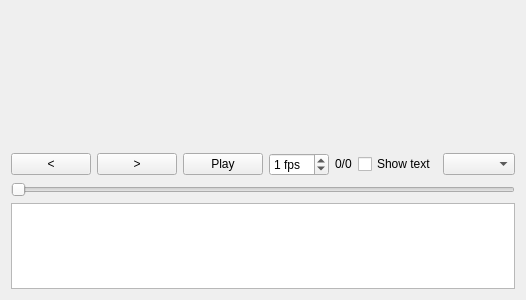
<?xml version="1.0" encoding="UTF-8"?>
<ui version="4.0">
 <class>Form</class>
 <widget class="QWidget" name="Form">
  <property name="geometry">
   <rect>
    <x>0</x>
    <y>0</y>
    <width>400</width>
    <height>300</height>
   </rect>
  </property>
  <property name="sizePolicy">
   <sizepolicy hsizetype="Expanding" vsizetype="Expanding">
    <horstretch>0</horstretch>
    <verstretch>0</verstretch>
   </sizepolicy>
  </property>
  <property name="windowTitle">
   <string>Form</string>
  </property>
  <layout class="QVBoxLayout" name="verticalLayout_2">
   <item>
    <widget class="QLabel" name="image">
     <property name="sizePolicy">
      <sizepolicy hsizetype="Ignored" vsizetype="Ignored">
       <horstretch>0</horstretch>
       <verstretch>0</verstretch>
      </sizepolicy>
     </property>
     <property name="text">
      <string/>
     </property>
     <property name="scaledContents">
      <bool>true</bool>
     </property>
    </widget>
   </item>
   <item>
    <layout class="QVBoxLayout" name="verticalLayout">
     <item>
      <layout class="QHBoxLayout" name="horizontalLayout">
       <item>
        <widget class="QPushButton" name="prev">
         <property name="text">
          <string>&lt;</string>
         </property>
        </widget>
       </item>
       <item>
        <widget class="QPushButton" name="next">
         <property name="text">
          <string>&gt;</string>
         </property>
        </widget>
       </item>
       <item>
        <widget class="QPushButton" name="pp">
         <property name="text">
          <string>Play</string>
         </property>
        </widget>
       </item>
       <item>
        <widget class="QSpinBox" name="fps">
         <property name="suffix">
          <string> fps</string>
         </property>
         <property name="value">
          <number>1</number>
         </property>
        </widget>
       </item>
       <item>
        <widget class="QLabel" name="position">
         <property name="sizePolicy">
          <sizepolicy hsizetype="Preferred" vsizetype="Fixed">
           <horstretch>0</horstretch>
           <verstretch>0</verstretch>
          </sizepolicy>
         </property>
         <property name="text">
          <string>0/0</string>
         </property>
        </widget>
       </item>
       <item>
        <widget class="QCheckBox" name="show_text">
         <property name="text">
          <string>Show text</string>
         </property>
        </widget>
       </item>
       <item>
        <widget class="QComboBox" name="name_sel">
         <property name="currentText">
          <string/>
         </property>
        </widget>
       </item>
      </layout>
     </item>
     <item>
      <widget class="QSlider" name="current_slider">
       <property name="value">
        <number>0</number>
       </property>
       <property name="sliderPosition">
        <number>0</number>
       </property>
       <property name="orientation">
        <enum>Qt::Horizontal</enum>
       </property>
      </widget>
     </item>
     <item>
      <widget class="QPlainTextEdit" name="domtext">
       <property name="enabled">
        <bool>true</bool>
       </property>
       <property name="sizePolicy">
        <sizepolicy hsizetype="Ignored" vsizetype="Ignored">
         <horstretch>0</horstretch>
         <verstretch>0</verstretch>
        </sizepolicy>
       </property>
       <property name="maximumSize">
        <size>
         <width>16777215</width>
         <height>100</height>
        </size>
       </property>
       <property name="readOnly">
        <bool>true</bool>
       </property>
      </widget>
     </item>
    </layout>
   </item>
  </layout>
 </widget>
 <resources/>
 <connections/>
</ui>
